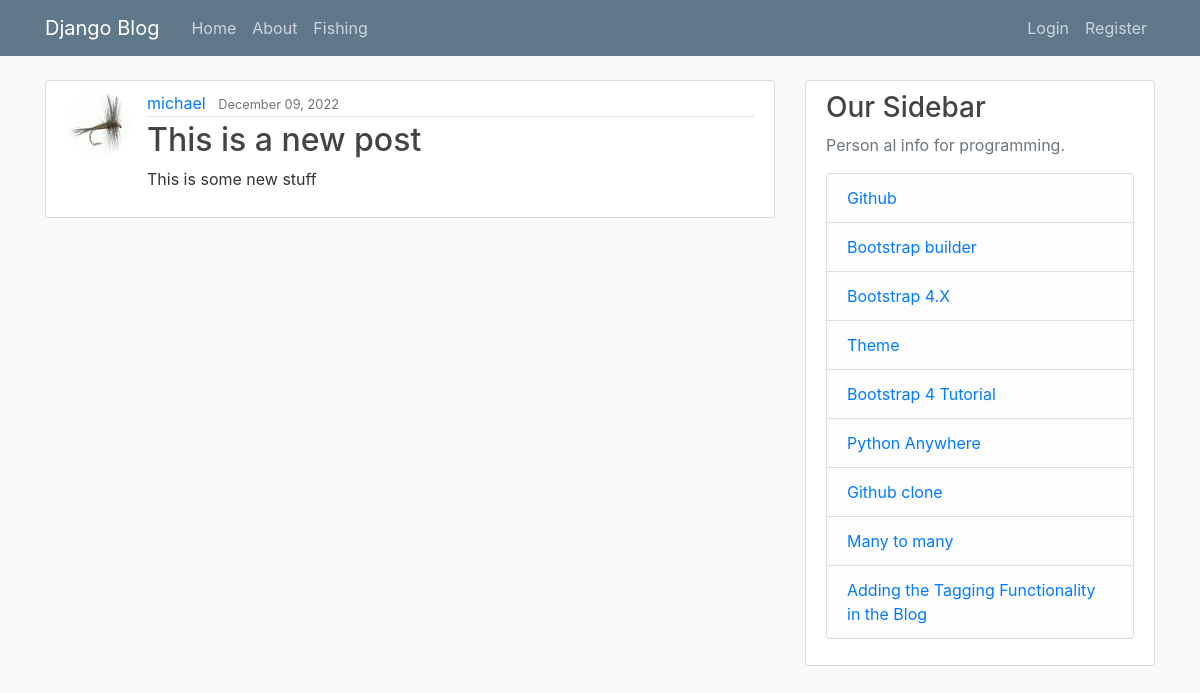
The page /blog/post/1/ on the database as committed earlier.
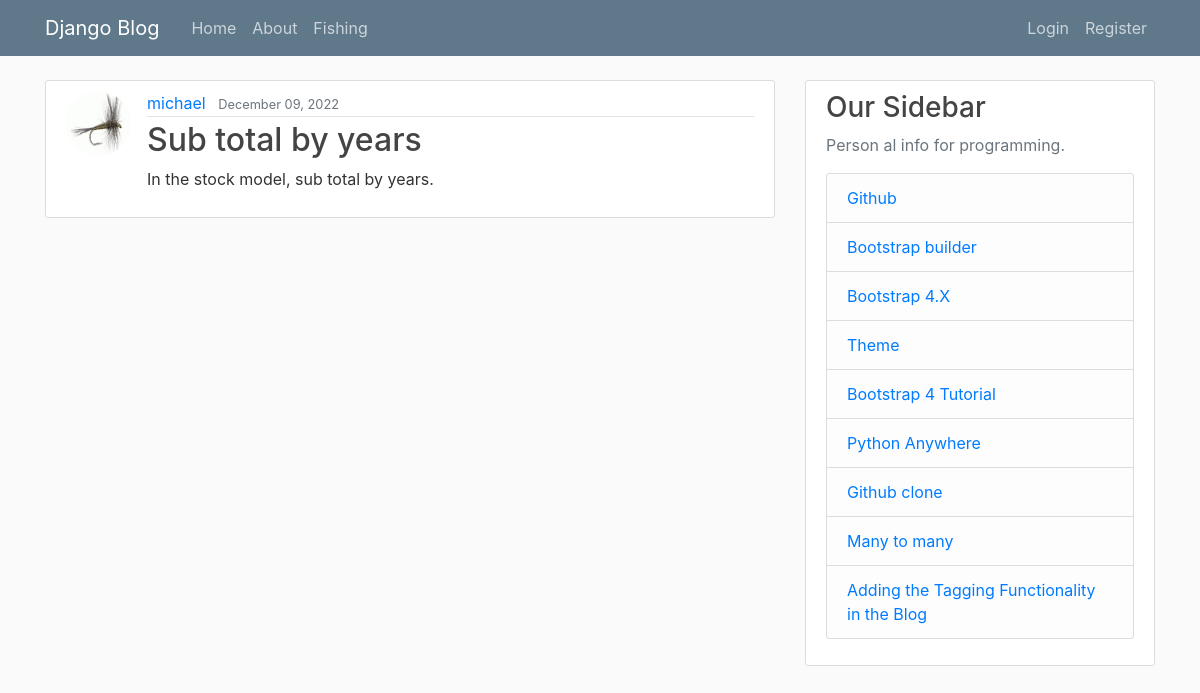
The same page on the database as committed later.
### blog/models.py (models this page shows, shortened)
class Post(models.Model):
    title = models.CharField(max_length=100)
    content = models.TextField()
    date_posted = models.DateTimeField(default=timezone.now)
    author = models.ForeignKey(User, on_delete=models.CASCADE)

### users/models.py (models this page shows, shortened)
class Profile(models.Model):
    user = models.OneToOneField(User, on_delete=models.CASCADE)
    image = models.ImageField(default='default.jpg', upload_to='profile_pics')

### blog/views.py (the view)
# urls.py: path('post/<int:pk>/', PostDetailView.as_view(), name='post-detail'),
class PostDetailView(DetailView):
    model = Post

### blog/templates/blog/post_detail.html (shortened to what this page needs)
{% extends "blog/base.html" %}
{% block content %}
  <article class="media content-section">
    <img class="rounded-circle article-img" src="{{ object.author.profile.image.url }}">
    <div class="media-body">
      <div class="article-metadata">
        <a class="mr-2" href="{% url 'user-posts' object.author.username %}">{{ object.author }}</a>
        <small class="text-muted">{{ object.date_posted|date:"F d, Y" }}</small>
      </div>
      <h2 class="article-title">{{ object.title }}</h2>
      <p class="article-content">{{ object.content }}</p>
    </div>
  </article>
{% endblock content %}

Rows that differ between the two databases and show on the page:
changed Post "michael": title "This is a new post" → "Sub total by years"; content "This is some new stuff" → "In the stock model, sub total by years."
